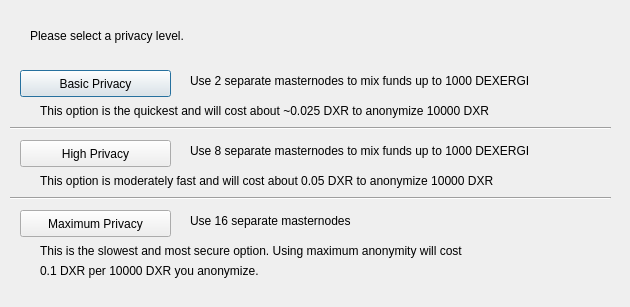
<?xml version="1.0" encoding="UTF-8"?>
<ui version="4.0">
 <class>ObfuscationConfig</class>
 <widget class="QDialog" name="ObfuscationConfig">
  <property name="geometry">
   <rect>
    <x>0</x>
    <y>0</y>
    <width>630</width>
    <height>307</height>
   </rect>
  </property>
  <property name="windowTitle">
   <string>Configure Obfuscation</string>
  </property>
  <widget class="QPushButton" name="buttonBasic">
   <property name="geometry">
    <rect>
     <x>20</x>
     <y>70</y>
     <width>151</width>
     <height>27</height>
    </rect>
   </property>
   <property name="text">
    <string>Basic Privacy</string>
   </property>
  </widget>
  <widget class="QPushButton" name="buttonHigh">
   <property name="geometry">
    <rect>
     <x>20</x>
     <y>140</y>
     <width>151</width>
     <height>27</height>
    </rect>
   </property>
   <property name="text">
    <string>High Privacy</string>
   </property>
  </widget>
  <widget class="QPushButton" name="buttonMax">
   <property name="geometry">
    <rect>
     <x>20</x>
     <y>210</y>
     <width>151</width>
     <height>27</height>
    </rect>
   </property>
   <property name="text">
    <string>Maximum Privacy</string>
   </property>
  </widget>
  <widget class="QLabel" name="label">
   <property name="geometry">
    <rect>
     <x>30</x>
     <y>20</y>
     <width>571</width>
     <height>31</height>
    </rect>
   </property>
   <property name="text">
    <string>Please select a privacy level.</string>
   </property>
  </widget>
  <widget class="QLabel" name="label_2">
   <property name="geometry">
    <rect>
     <x>190</x>
     <y>70</y>
     <width>421</width>
     <height>21</height>
    </rect>
   </property>
   <property name="text">
    <string>Use 2 separate masternodes to mix funds up to 1000 DEXERGI</string>
   </property>
  </widget>
  <widget class="QLabel" name="label_3">
   <property name="geometry">
    <rect>
     <x>190</x>
     <y>140</y>
     <width>411</width>
     <height>21</height>
    </rect>
   </property>
   <property name="text">
    <string>Use 8 separate masternodes to mix funds up to 1000 DEXERGI</string>
   </property>
  </widget>
  <widget class="QLabel" name="label_4">
   <property name="geometry">
    <rect>
     <x>190</x>
     <y>210</y>
     <width>421</width>
     <height>21</height>
    </rect>
   </property>
   <property name="text">
    <string>Use 16 separate masternodes</string>
   </property>
  </widget>
  <widget class="QLabel" name="label_6">
   <property name="geometry">
    <rect>
     <x>40</x>
     <y>100</y>
     <width>561</width>
     <height>21</height>
    </rect>
   </property>
   <property name="text">
    <string>This option is the quickest and will cost about ~0.025 DXR to anonymize 10000 DXR</string>
   </property>
  </widget>
  <widget class="QLabel" name="label_7">
   <property name="geometry">
    <rect>
     <x>40</x>
     <y>170</y>
     <width>561</width>
     <height>21</height>
    </rect>
   </property>
   <property name="text">
    <string>This option is moderately fast and will cost about 0.05 DXR to anonymize 10000 DXR</string>
   </property>
  </widget>
  <widget class="QLabel" name="label_8">
   <property name="geometry">
    <rect>
     <x>40</x>
     <y>240</y>
     <width>561</width>
     <height>21</height>
    </rect>
   </property>
   <property name="text">
    <string>This is the slowest and most secure option. Using maximum anonymity will cost</string>
   </property>
  </widget>
  <widget class="QLabel" name="label_9">
   <property name="geometry">
    <rect>
     <x>40</x>
     <y>260</y>
     <width>561</width>
     <height>21</height>
    </rect>
   </property>
   <property name="text">
    <string>0.1 DXR per 10000 DXR you anonymize.</string>
   </property>
  </widget>
  <widget class="Line" name="line">
   <property name="geometry">
    <rect>
     <x>10</x>
     <y>120</y>
     <width>601</width>
     <height>16</height>
    </rect>
   </property>
   <property name="orientation">
    <enum>Qt::Horizontal</enum>
   </property>
  </widget>
  <widget class="Line" name="line_2">
   <property name="geometry">
    <rect>
     <x>10</x>
     <y>190</y>
     <width>601</width>
     <height>16</height>
    </rect>
   </property>
   <property name="orientation">
    <enum>Qt::Horizontal</enum>
   </property>
  </widget>
 </widget>
 <resources/>
 <connections/>
</ui>
